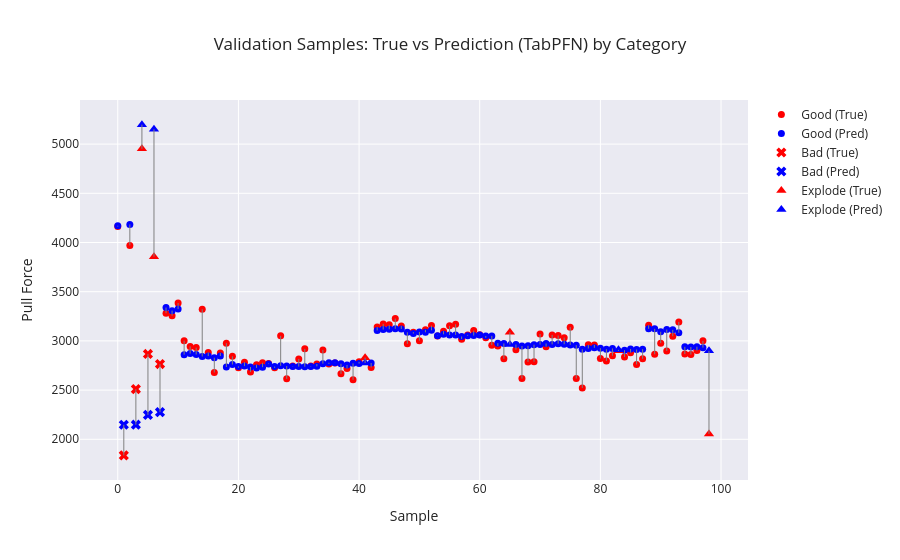

The code cell stored with this chart in its notebook:
### Markdown cell above
# Check Validation Data

### Code cell
# Category array (must be aligned with y_dev)
categories = dev_df.groupby("Sample ID")["Category"].first().values

plot_visualizer(
    true_vals=y_dev_Regressor,
    pred_vals=final_pred,
    categories=categories,
    title=f"Validation Samples: True vs Prediction (TabPFN) by Category"
)

### Figure 1 — Plotly figure (JSON) as saved in the notebook; plotly's stock layout.template omitted (floating-point values rounded to 4 significant figures)
{"data": [{"marker": {"color": "red", "size": 7, "symbol": "circle"}, "mode": "markers", "name": "Good (True)", "type": "scatter", "x": [0, 2, 8, 9, 10, 11, 12, 13, 14, 15, 16, 17, 18, 19, 20, 21, 22, 23, 24, 25, 26, 27, 28, 29, 30, 31, 32, 33, 34, 35, 36, 37, 38, 39, 40, 42, 43, 44, 45, 46, 47, 48, 49, 50, 51, 52, 53, 54, 55, 56, 57, 58, 59, 60, 61, 62, 63, 64, 66, 67, 68, 69, 70, 71, 72, 73, 74, 75, 76, 77, 78, 79, 80, 81, 82, 84, 85, 86, 87, 88, 89, 90, 91, 92, 93, 94, 95, 96, 97], "y": [4161.0, 3970.0, 3281.0, 3256.0, 3385.0, 3002.0, 2944.0, 2932.0, 3321.0, 2882.0, 2679.0, 2877.0, 2976.0, 2843.0, 2727.0, 2784.0, 2683.0, 2758.0, 2778.0, 2770.0, 2726.0, 3052.0, 2614.0, 2744.0, 2816.0, 2919.0, 2744.0, 2765.0, 2909.0, 2766.0, 2775.0, 2665.0, 2720.0, 2604.0, 2787.0, 2730.0, 3141.0, 3173.0, 3163.0, 3227.0, 3152.0, 2970.0, 3089.0, 3002.0, 3113.0, 3156.0, 3051.0, 3099.0, 3153.0, 3169.0, 3017.0, 3061.0, 3105.0, 3062.0, 3031.0, 2956.0, 2948.0, 2818.0, 2910.0, 2617.0, 2787.0, 2788.0, 3070.0, 2940.0, 3061.0, 3054.0, 3033.0, 3139.0, 2617.0, 2522.0, 2961.0, 2958.0, 2821.0, 2796.0, 2849.0, 2837.0, 2880.0, 2760.0, 2818.0, 3159.0, 2864.0, 2977.0, 2898.0, 3048.0, 3193.0, 2866.0, 2861.0, 2903.0, 3001.0]}, {"marker": {"color": "blue", "size": 7, "symbol": "circle"}, "mode": "markers", "name": "Good (Pred)", "type": "scatter", "x": [0, 2, 8, 9, 10, 11, 12, 13, 14, 15, 16, 17, 18, 19, 20, 21, 22, 23, 24, 25, 26, 27, 28, 29, 30, 31, 32, 33, 34, 35, 36, 37, 38, 39, 40, 42, 43, 44, 45, 46, 47, 48, 49, 50, 51, 52, 53, 54, 55, 56, 57, 58, 59, 60, 61, 62, 63, 64, 66, 67, 68, 69, 70, 71, 72, 73, 74, 75, 76, 77, 78, 79, 80, 81, 82, 84, 85, 86, 87, 88, 89, 90, 91, 92, 93, 94, 95, 96, 97], "y": [4171.0, 4184.0, 3339.0, 3307.0, 3323.0, 2860.0, 2871.0, 2862.0, 2842.0, 2845.0, 2829.0, 2846.0, 2735.0, 2760.0, 2741.0, 2744.0, 2734.0, 2725.0, 2733.0, 2765.0, 2739.0, 2746.0, 2744.0, 2741.0, 2739.0, 2738.0, 2739.0, 2741.0, 2769.0, 2778.0, 2777.0, 2768.0, 2755.0, 2772.0, 2769.0, 2775.0, 3106.0, 3115.0, 3118.0, 3122.0, 3121.0, 3087.0, 3074.0, 3091.0, 3087.0, 3108.0, 3053.0, 3067.0, 3060.0, 3061.0, 3045.0, 3052.0, 3054.0, 3060.0, 3050.0, 3051.0, 2977.0, 2974.0, 2963.0, 2948.0, 2950.0, 2962.0, 2963.0, 2974.0, 2964.0, 2971.0, 2966.0, 2959.0, 2957.0, 2914.0, 2923.0, 2930.0, 2926.0, 2916.0, 2923.0, 2905.0, 2917.0, 2912.0, 2916.0, 3123.0, 3123.0, 3092.0, 3115.0, 3112.0, 3083.0, 2940.0, 2938.0, 2941.0, 2931.0]}, {"marker": {"color": "red", "size": 9, "symbol": "x"}, "mode": "markers", "name": "Bad (True)", "type": "scatter", "x": [1, 3, 5, 7], "y": [1836.0, 2510.0, 2867.0, 2764.0]}, {"marker": {"color": "blue", "size": 9, "symbol": "x"}, "mode": "markers", "name": "Bad (Pred)", "type": "scatter", "x": [1, 3, 5, 7], "y": [2148.0, 2148.0, 2248.0, 2276.0]}, {"marker": {"color": "red", "size": 9, "symbol": "triangle-up"}, "mode": "markers", "name": "Explode (True)", "type": "scatter", "x": [4, 6, 41, 65, 83, 98], "y": [4952.0, 3856.0, 2830.0, 3089.0, 2899.0, 2054.0]}, {"marker": {"color": "blue", "size": 9, "symbol": "triangle-up"}, "mode": "markers", "name": "Explode (Pred)", "type": "scatter", "x": [4, 6, 41, 65, 83, 98], "y": [5198.0, 5151.0, 2775.0, 2964.0, 2909.0, 2900.0]}, {"line": {"color": "gray", "width": 1}, "mode": "lines", "showlegend": false, "type": "scatter", "x": [0, 0], "y": [4161.0, 4171.0]}, {"line": {"color": "gray", "width": 1}, "mode": "lines", "showlegend": false, "type": "scatter", "x": [1, 1], "y": [1836.0, 2148.0]}, {"line": {"color": "gray", "width": 1}, "mode": "lines", "showlegend": false, "type": "scatter", "x": [2, 2], "y": [3970.0, 4184.0]}, {"line": {"color": "gray", "width": 1}, "mode": "lines", "showlegend": false, "type": "scatter", "x": [3, 3], "y": [2510.0, 2148.0]}, {"line": {"color": "gray", "width": 1}, "mode": "lines", "showlegend": false, "type": "scatter", "x": [4, 4], "y": [4952, 5198.0]}, {"line": {"color": "gray", "width": 1}, "mode": "lines", "showlegend": false, "type": "scatter", "x": [5, 5], "y": [2867.0, 2248.0]}, {"line": {"color": "gray", "width": 1}, "mode": "lines", "showlegend": false, "type": "scatter", "x": [6, 6], "y": [3856.0, 5151.0]}, {"line": {"color": "gray", "width": 1}, "mode": "lines", "showlegend": false, "type": "scatter", "x": [7, 7], "y": [2764.0, 2276.0]}, {"line": {"color": "gray", "width": 1}, "mode": "lines", "showlegend": false, "type": "scatter", "x": [8, 8], "y": [3281.0, 3339.0]}, {"line": {"color": "gray", "width": 1}, "mode": "lines", "showlegend": false, "type": "scatter", "x": [9, 9], "y": [3256.0, 3307.0]}, {"line": {"color": "gray", "width": 1}, "mode": "lines", "showlegend": false, "type": "scatter", "x": [10, 10], "y": [3385.0, 3323.0]}, {"line": {"color": "gray", "width": 1}, "mode": "lines", "showlegend": false, "type": "scatter", "x": [11, 11], "y": [3002.0, 2860.0]}, {"line": {"color": "gray", "width": 1}, "mode": "lines", "showlegend": false, "type": "scatter", "x": [12, 12], "y": [2944.0, 2871.0]}, {"line": {"color": "gray", "width": 1}, "mode": "lines", "showlegend": false, "type": "scatter", "x": [13, 13], "y": [2932.0, 2862.0]}, {"line": {"color": "gray", "width": 1}, "mode": "lines", "showlegend": false, "type": "scatter", "x": [14, 14], "y": [3321.0, 2842.0]}, {"line": {"color": "gray", "width": 1}, "mode": "lines", "showlegend": false, "type": "scatter", "x": [15, 15], "y": [2882.0, 2845.0]}, {"line": {"color": "gray", "width": 1}, "mode": "lines", "showlegend": false, "type": "scatter", "x": [16, 16], "y": [2679.0, 2829.0]}, {"line": {"color": "gray", "width": 1}, "mode": "lines", "showlegend": false, "type": "scatter", "x": [17, 17], "y": [2877.0, 2846.0]}, {"line": {"color": "gray", "width": 1}, "mode": "lines", "showlegend": false, "type": "scatter", "x": [18, 18], "y": [2976.0, 2735.0]}, {"line": {"color": "gray", "width": 1}, "mode": "lines", "showlegend": false, "type": "scatter", "x": [19, 19], "y": [2843.0, 2760.0]}, {"line": {"color": "gray", "width": 1}, "mode": "lines", "showlegend": false, "type": "scatter", "x": [20, 20], "y": [2727.0, 2741.0]}, {"line": {"color": "gray", "width": 1}, "mode": "lines", "showlegend": false, "type": "scatter", "x": [21, 21], "y": [2784.0, 2744.0]}, {"line": {"color": "gray", "width": 1}, "mode": "lines", "showlegend": false, "type": "scatter", "x": [22, 22], "y": [2683.0, 2734.0]}, {"line": {"color": "gray", "width": 1}, "mode": "lines", "showlegend": false, "type": "scatter", "x": [23, 23], "y": [2758.0, 2725.0]}, {"line": {"color": "gray", "width": 1}, "mode": "lines", "showlegend": false, "type": "scatter", "x": [24, 24], "y": [2778.0, 2733.0]}, {"line": {"color": "gray", "width": 1}, "mode": "lines", "showlegend": false, "type": "scatter", "x": [25, 25], "y": [2770, 2765.0]}, {"line": {"color": "gray", "width": 1}, "mode": "lines", "showlegend": false, "type": "scatter", "x": [26, 26], "y": [2726.0, 2739.0]}, {"line": {"color": "gray", "width": 1}, "mode": "lines", "showlegend": false, "type": "scatter", "x": [27, 27], "y": [3052.0, 2746.0]}, {"line": {"color": "gray", "width": 1}, "mode": "lines", "showlegend": false, "type": "scatter", "x": [28, 28], "y": [2614.0, 2744.0]}, {"line": {"color": "gray", "width": 1}, "mode": "lines", "showlegend": false, "type": "scatter", "x": [29, 29], "y": [2744.0, 2741.0]}, {"line": {"color": "gray", "width": 1}, "mode": "lines", "showlegend": false, "type": "scatter", "x": [30, 30], "y": [2816.0, 2739.0]}, {"line": {"color": "gray", "width": 1}, "mode": "lines", "showlegend": false, "type": "scatter", "x": [31, 31], "y": [2919.0, 2738.0]}, {"line": {"color": "gray", "width": 1}, "mode": "lines", "showlegend": false, "type": "scatter", "x": [32, 32], "y": [2744.0, 2739.0]}, {"line": {"color": "gray", "width": 1}, "mode": "lines", "showlegend": false, "type": "scatter", "x": [33, 33], "y": [2765, 2741.0]}, {"line": {"color": "gray", "width": 1}, "mode": "lines", "showlegend": false, "type": "scatter", "x": [34, 34], "y": [2909.0, 2769.0]}, {"line": {"color": "gray", "width": 1}, "mode": "lines", "showlegend": false, "type": "scatter", "x": [35, 35], "y": [2766.0, 2778.0]}, {"line": {"color": "gray", "width": 1}, "mode": "lines", "showlegend": false, "type": "scatter", "x": [36, 36], "y": [2775.0, 2777.0]}, {"line": {"color": "gray", "width": 1}, "mode": "lines", "showlegend": false, "type": "scatter", "x": [37, 37], "y": [2665.0, 2768.0]}, {"line": {"color": "gray", "width": 1}, "mode": "lines", "showlegend": false, "type": "scatter", "x": [38, 38], "y": [2720.0, 2755.0]}, {"line": {"color": "gray", "width": 1}, "mode": "lines", "showlegend": false, "type": "scatter", "x": [39, 39], "y": [2604.0, 2772.0]}, {"line": {"color": "gray", "width": 1}, "mode": "lines", "showlegend": false, "type": "scatter", "x": [40, 40], "y": [2787.0, 2769.0]}, {"line": {"color": "gray", "width": 1}, "mode": "lines", "showlegend": false, "type": "scatter", "x": [41, 41], "y": [2830.0, 2775.0]}, {"line": {"color": "gray", "width": 1}, "mode": "lines", "showlegend": false, "type": "scatter", "x": [42, 42], "y": [2730.0, 2775.0]}, {"line": {"color": "gray", "width": 1}, "mode": "lines", "showlegend": false, "type": "scatter", "x": [43, 43], "y": [3141.0, 3106.0]}, {"line": {"color": "gray", "width": 1}, "mode": "lines", "showlegend": false, "type": "scatter", "x": [44, 44], "y": [3173.0, 3115.0]}, {"line": {"color": "gray", "width": 1}, "mode": "lines", "showlegend": false, "type": "scatter", "x": [45, 45], "y": [3163.0, 3118.0]}, {"line": {"color": "gray", "width": 1}, "mode": "lines", "showlegend": false, "type": "scatter", "x": [46, 46], "y": [3227.0, 3122.0]}, {"line": {"color": "gray", "width": 1}, "mode": "lines", "showlegend": false, "type": "scatter", "x": [47, 47], "y": [3152, 3121.0]}, {"line": {"color": "gray", "width": 1}, "mode": "lines", "showlegend": false, "type": "scatter", "x": [48, 48], "y": [2970.0, 3087.0]}, {"line": {"color": "gray", "width": 1}, "mode": "lines", "showlegend": false, "type": "scatter", "x": [49, 49], "y": [3089.0, 3074.0]}, {"line": {"color": "gray", "width": 1}, "mode": "lines", "showlegend": false, "type": "scatter", "x": [50, 50], "y": [3002.0, 3091.0]}, {"line": {"color": "gray", "width": 1}, "mode": "lines", "showlegend": false, "type": "scatter", "x": [51, 51], "y": [3113.0, 3087.0]}, {"line": {"color": "gray", "width": 1}, "mode": "lines", "showlegend": false, "type": "scatter", "x": [52, 52], "y": [3156.0, 3108.0]}, {"line": {"color": "gray", "width": 1}, "mode": "lines", "showlegend": false, "type": "scatter", "x": [53, 53], "y": [3051.0, 3053.0]}, {"line": {"color": "gray", "width": 1}, "mode": "lines", "showlegend": false, "type": "scatter", "x": [54, 54], "y": [3099.0, 3067.0]}, {"line": {"color": "gray", "width": 1}, "mode": "lines", "showlegend": false, "type": "scatter", "x": [55, 55], "y": [3153.0, 3060.0]}, {"line": {"color": "gray", "width": 1}, "mode": "lines", "showlegend": false, "type": "scatter", "x": [56, 56], "y": [3169.0, 3061.0]}, {"line": {"color": "gray", "width": 1}, "mode": "lines", "showlegend": false, "type": "scatter", "x": [57, 57], "y": [3017.0, 3045.0]}, {"line": {"color": "gray", "width": 1}, "mode": "lines", "showlegend": false, "type": "scatter", "x": [58, 58], "y": [3061.0, 3052.0]}, {"line": {"color": "gray", "width": 1}, "mode": "lines", "showlegend": false, "type": "scatter", "x": [59, 59], "y": [3105.0, 3054.0]}, {"line": {"color": "gray", "width": 1}, "mode": "lines", "showlegend": false, "type": "scatter", "x": [60, 60], "y": [3062.0, 3060.0]}, {"line": {"color": "gray", "width": 1}, "mode": "lines", "showlegend": false, "type": "scatter", "x": [61, 61], "y": [3031.0, 3050.0]}, {"line": {"color": "gray", "width": 1}, "mode": "lines", "showlegend": false, "type": "scatter", "x": [62, 62], "y": [2956.0, 3051.0]}, {"line": {"color": "gray", "width": 1}, "mode": "lines", "showlegend": false, "type": "scatter", "x": [63, 63], "y": [2948, 2977.0]}, {"line": {"color": "gray", "width": 1}, "mode": "lines", "showlegend": false, "type": "scatter", "x": [64, 64], "y": [2818.0, 2974.0]}, {"line": {"color": "gray", "width": 1}, "mode": "lines", "showlegend": false, "type": "scatter", "x": [65, 65], "y": [3089.0, 2964.0]}, {"line": {"color": "gray", "width": 1}, "mode": "lines", "showlegend": false, "type": "scatter", "x": [66, 66], "y": [2910.0, 2963.0]}, {"line": {"color": "gray", "width": 1}, "mode": "lines", "showlegend": false, "type": "scatter", "x": [67, 67], "y": [2617.0, 2948.0]}, {"line": {"color": "gray", "width": 1}, "mode": "lines", "showlegend": false, "type": "scatter", "x": [68, 68], "y": [2787.0, 2950.0]}, {"line": {"color": "gray", "width": 1}, "mode": "lines", "showlegend": false, "type": "scatter", "x": [69, 69], "y": [2788.0, 2962.0]}, {"line": {"color": "gray", "width": 1}, "mode": "lines", "showlegend": false, "type": "scatter", "x": [70, 70], "y": [3070.0, 2963.0]}, {"line": {"color": "gray", "width": 1}, "mode": "lines", "showlegend": false, "type": "scatter", "x": [71, 71], "y": [2940.0, 2974.0]}, {"line": {"color": "gray", "width": 1}, "mode": "lines", "showlegend": false, "type": "scatter", "x": [72, 72], "y": [3061.0, 2964.0]}, {"line": {"color": "gray", "width": 1}, "mode": "lines", "showlegend": false, "type": "scatter", "x": [73, 73], "y": [3054.0, 2971.0]}, {"line": {"color": "gray", "width": 1}, "mode": "lines", "showlegend": false, "type": "scatter", "x": [74, 74], "y": [3033, 2966.0]}, {"line": {"color": "gray", "width": 1}, "mode": "lines", "showlegend": false, "type": "scatter", "x": [75, 75], "y": [3139.0, 2959.0]}, {"line": {"color": "gray", "width": 1}, "mode": "lines", "showlegend": false, "type": "scatter", "x": [76, 76], "y": [2617.0, 2957.0]}, {"line": {"color": "gray", "width": 1}, "mode": "lines", "showlegend": false, "type": "scatter", "x": [77, 77], "y": [2522.0, 2914.0]}, {"line": {"color": "gray", "width": 1}, "mode": "lines", "showlegend": false, "type": "scatter", "x": [78, 78], "y": [2961.0, 2923.0]}, {"line": {"color": "gray", "width": 1}, "mode": "lines", "showlegend": false, "type": "scatter", "x": [79, 79], "y": [2958.0, 2930.0]}, {"line": {"color": "gray", "width": 1}, "mode": "lines", "showlegend": false, "type": "scatter", "x": [80, 80], "y": [2821.0, 2926.0]}, {"line": {"color": "gray", "width": 1}, "mode": "lines", "showlegend": false, "type": "scatter", "x": [81, 81], "y": [2796.0, 2916.0]}, {"line": {"color": "gray", "width": 1}, "mode": "lines", "showlegend": false, "type": "scatter", "x": [82, 82], "y": [2849.0, 2923.0]}, {"line": {"color": "gray", "width": 1}, "mode": "lines", "showlegend": false, "type": "scatter", "x": [83, 83], "y": [2899, 2909.0]}, {"line": {"color": "gray", "width": 1}, "mode": "lines", "showlegend": false, "type": "scatter", "x": [84, 84], "y": [2837.0, 2905.0]}, {"line": {"color": "gray", "width": 1}, "mode": "lines", "showlegend": false, "type": "scatter", "x": [85, 85], "y": [2880.0, 2917.0]}, {"line": {"color": "gray", "width": 1}, "mode": "lines", "showlegend": false, "type": "scatter", "x": [86, 86], "y": [2760.0, 2912.0]}, {"line": {"color": "gray", "width": 1}, "mode": "lines", "showlegend": false, "type": "scatter", "x": [87, 87], "y": [2818.0, 2916.0]}, {"line": {"color": "gray", "width": 1}, "mode": "lines", "showlegend": false, "type": "scatter", "x": [88, 88], "y": [3159.0, 3123.0]}, {"line": {"color": "gray", "width": 1}, "mode": "lines", "showlegend": false, "type": "scatter", "x": [89, 89], "y": [2864.0, 3123.0]}, {"line": {"color": "gray", "width": 1}, "mode": "lines", "showlegend": false, "type": "scatter", "x": [90, 90], "y": [2977.0, 3092.0]}, {"line": {"color": "gray", "width": 1}, "mode": "lines", "showlegend": false, "type": "scatter", "x": [91, 91], "y": [2898.0, 3115.0]}, {"line": {"color": "gray", "width": 1}, "mode": "lines", "showlegend": false, "type": "scatter", "x": [92, 92], "y": [3048.0, 3112.0]}, {"line": {"color": "gray", "width": 1}, "mode": "lines", "showlegend": false, "type": "scatter", "x": [93, 93], "y": [3193.0, 3083.0]}, {"line": {"color": "gray", "width": 1}, "mode": "lines", "showlegend": false, "type": "scatter", "x": [94, 94], "y": [2866.0, 2940.0]}, {"line": {"color": "gray", "width": 1}, "mode": "lines", "showlegend": false, "type": "scatter", "x": [95, 95], "y": [2861.0, 2938.0]}, {"line": {"color": "gray", "width": 1}, "mode": "lines", "showlegend": false, "type": "scatter", "x": [96, 96], "y": [2903.0, 2941.0]}, {"line": {"color": "gray", "width": 1}, "mode": "lines", "showlegend": false, "type": "scatter", "x": [97, 97], "y": [3001.0, 2931.0]}, {"line": {"color": "gray", "width": 1}, "mode": "lines", "showlegend": false, "type": "scatter", "x": [98, 98], "y": [2054.0, 2900.0]}], "layout": {"title": {"text": "Validation Samples: True vs Prediction (TabPFN) by Category"}, "xaxis": {"title": {"text": "Sample"}}, "yaxis": {"title": {"text": "Pull Force"}}}}
